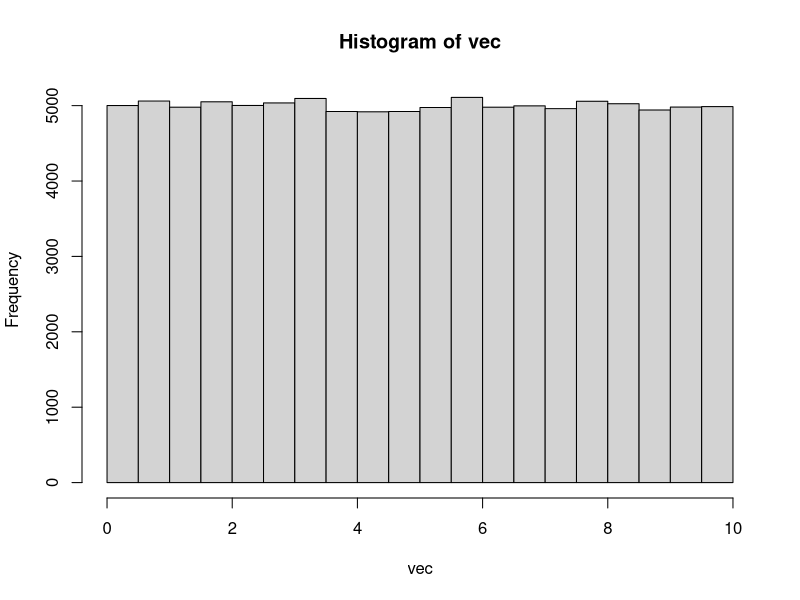
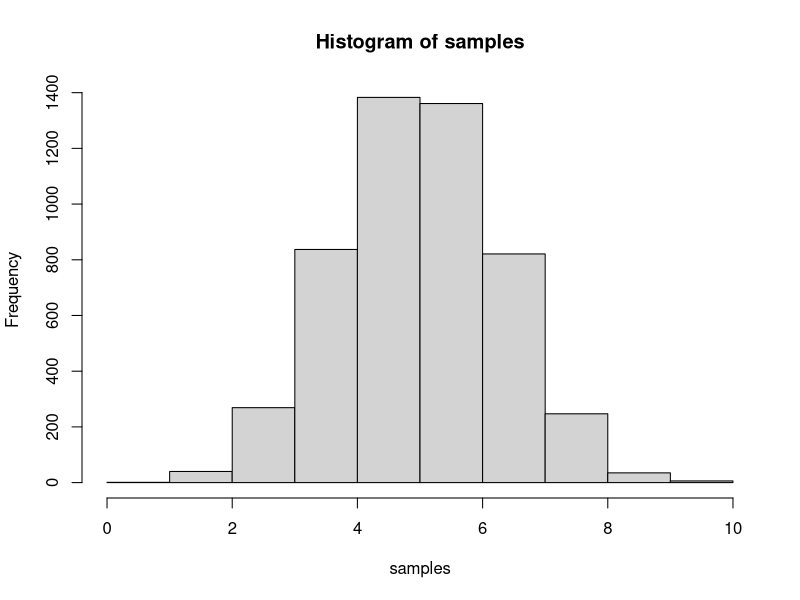

Reproduce these figures in R, in order. (Note: this script raises an error after producing the figures.)
vec <- sample(x = c(1:10), 100000, replace = TRUE)
vec <- runif(100000, 0, 10)
samples <- replicate(5000, mean(sample(vec, size = 5)))
hist(vec)
hist(samples, breaks = 10)
shapiro.test(samples)
a <- sample(x = c(1:6), 500000000000000, replace = TRUE)
b <- sample(x = c(1:6), 5000000000000, replace = TRUE)
c <- sample(x = c(1:6), 5000000000000, replace = TRUE)
d <- sample(x = c(1:6), 5000000000000, replace = TRUE)
hist(a + b, breaks=11)
hist(a + b + c + d, breaks=21, xlim=c(3,24))
shapiro.test(a + b + c + d)